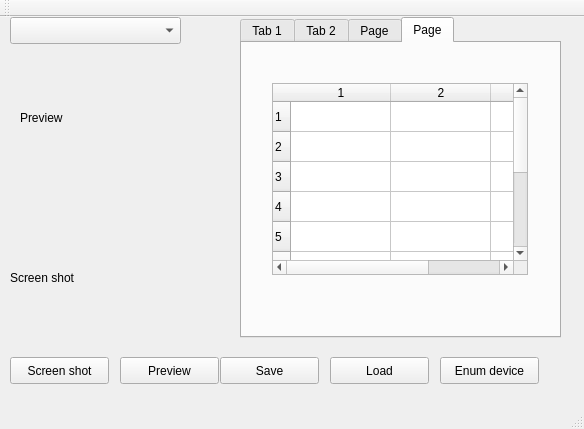
<?xml version="1.0" encoding="UTF-8"?>
<ui version="4.0">
 <class>MainWindow</class>
 <widget class="QMainWindow" name="MainWindow">
  <property name="geometry">
   <rect>
    <x>0</x>
    <y>0</y>
    <width>584</width>
    <height>429</height>
   </rect>
  </property>
  <property name="windowTitle">
   <string>MainWindow</string>
  </property>
  <widget class="QWidget" name="centralWidget">
   <widget class="QLabel" name="mPreview">
    <property name="geometry">
     <rect>
      <x>20</x>
      <y>40</y>
      <width>181</width>
      <height>121</height>
     </rect>
    </property>
    <property name="text">
     <string>Preview</string>
    </property>
   </widget>
   <widget class="QLabel" name="mSnapShot">
    <property name="geometry">
     <rect>
      <x>10</x>
      <y>200</y>
      <width>191</width>
      <height>121</height>
     </rect>
    </property>
    <property name="text">
     <string>Screen shot</string>
    </property>
   </widget>
   <widget class="QPushButton" name="mBtnSnapShot">
    <property name="geometry">
     <rect>
      <x>10</x>
      <y>340</y>
      <width>99</width>
      <height>27</height>
     </rect>
    </property>
    <property name="text">
     <string>Screen shot</string>
    </property>
   </widget>
   <widget class="QPushButton" name="mBtnPreview">
    <property name="geometry">
     <rect>
      <x>120</x>
      <y>340</y>
      <width>99</width>
      <height>27</height>
     </rect>
    </property>
    <property name="text">
     <string>Preview</string>
    </property>
   </widget>
   <widget class="QPushButton" name="mBtnSaveImage">
    <property name="geometry">
     <rect>
      <x>220</x>
      <y>340</y>
      <width>99</width>
      <height>27</height>
     </rect>
    </property>
    <property name="text">
     <string>Save</string>
    </property>
   </widget>
   <widget class="QPushButton" name="mBtnLoadImage">
    <property name="geometry">
     <rect>
      <x>330</x>
      <y>340</y>
      <width>99</width>
      <height>27</height>
     </rect>
    </property>
    <property name="text">
     <string>Load</string>
    </property>
   </widget>
   <widget class="QTabWidget" name="tabWidget">
    <property name="geometry">
     <rect>
      <x>240</x>
      <y>0</y>
      <width>321</width>
      <height>321</height>
     </rect>
    </property>
    <property name="currentIndex">
     <number>3</number>
    </property>
    <widget class="QWidget" name="tab">
     <attribute name="title">
      <string>Tab 1</string>
     </attribute>
    </widget>
    <widget class="QWidget" name="tab_2">
     <attribute name="title">
      <string>Tab 2</string>
     </attribute>
    </widget>
    <widget class="QWidget" name="tab_3">
     <attribute name="title">
      <string>Page</string>
     </attribute>
    </widget>
    <widget class="QWidget" name="tab_4">
     <attribute name="title">
      <string>Page</string>
     </attribute>
     <widget class="QTableWidget" name="tableWidget">
      <property name="geometry">
       <rect>
        <x>30</x>
        <y>40</y>
        <width>256</width>
        <height>192</height>
       </rect>
      </property>
      <property name="rowCount">
       <number>10</number>
      </property>
      <property name="columnCount">
       <number>3</number>
      </property>
      <row/>
      <row/>
      <row/>
      <row/>
      <row/>
      <row/>
      <row/>
      <row/>
      <row/>
      <row/>
      <column/>
      <column/>
      <column/>
     </widget>
    </widget>
   </widget>
   <widget class="QComboBox" name="mEnumDevice">
    <property name="geometry">
     <rect>
      <x>10</x>
      <y>0</y>
      <width>171</width>
      <height>27</height>
     </rect>
    </property>
   </widget>
   <widget class="QPushButton" name="mBtnEnumDevice">
    <property name="geometry">
     <rect>
      <x>440</x>
      <y>340</y>
      <width>99</width>
      <height>27</height>
     </rect>
    </property>
    <property name="text">
     <string>Enum device</string>
    </property>
   </widget>
  </widget>
  <widget class="QMenuBar" name="menuBar">
   <property name="geometry">
    <rect>
     <x>0</x>
     <y>0</y>
     <width>584</width>
     <height>25</height>
    </rect>
   </property>
  </widget>
  <widget class="QToolBar" name="mainToolBar">
   <attribute name="toolBarArea">
    <enum>TopToolBarArea</enum>
   </attribute>
   <attribute name="toolBarBreak">
    <bool>false</bool>
   </attribute>
  </widget>
  <widget class="QStatusBar" name="statusBar"/>
 </widget>
 <layoutdefault spacing="6" margin="11"/>
 <resources/>
 <connections/>
</ui>
